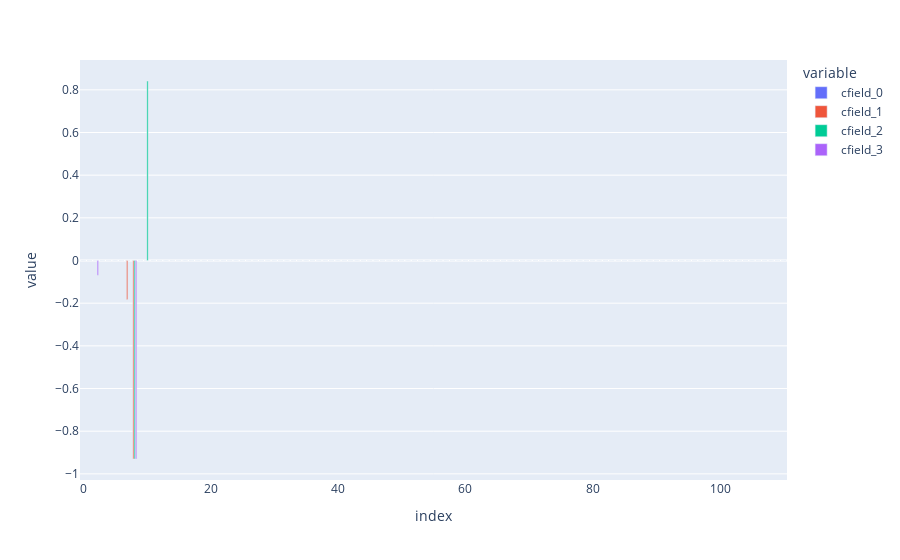

The notebook cell saved with this chart:
### Code cell
cfields = [np.real_if_close(g.coriginal - c_original) for g in gresults]
df = {f"cfield_{i}":e for i,e in enumerate(cfields[:4])}
px.bar(df,barmode="group")

### Figure 1 — Plotly figure (JSON) as saved in the notebook; plotly's stock layout.template omitted (floating-point values rounded to 4 significant figures)
{"data": [{"alignmentgroup": "True", "hovertemplate": "variable=cfield_0<br>index=%{x}<br>value=%{y}<extra></extra>", "legendgroup": "cfield_0", "marker": {"color": "#636efa", "pattern": {"shape": ""}}, "name": "cfield_0", "offsetgroup": "cfield_0", "orientation": "v", "showlegend": true, "textposition": "auto", "type": "bar", "x": [0, 1, 2, 3, 4, 5, 6, 7, 8, 9, 10, 11, 12, 13, 14, 15, 16, 17, 18, 19, 20, 21, 22, 23, 24, 25, 26, 27, 28, 29, 30, 31, 32, 33, 34, 35, 36, 37, 38, 39, 40, 41, 42, 43, 44, 45, 46, 47, 48, 49, 50, 51, 52, 53, 54, 55, 56, 57, 58, 59, 60, 61, 62, 63, 64, 65, 66, 67, 68, 69, 70, 71, 72, 73, 74, 75, 76, 77, 78, 79, 80, 81, 82, 83, 84, 85, 86, 87, 88, 89, 90, 91, 92, 93, 94, 95, 96, 97, 98, 99, 100, 101, 102, 103, 104, 105, 106, 107, 108, 109, 110], "xaxis": "x", "y": [0, 0, 0, 0, 0, 0, 0, 0, 0, 0, 0, 0, 0, 0, 0, 0, 0, 0, 0, 0, 0, 0, 0, 0, 0, 0, 0, 0, 0, 0, 0, 0, 0, 0, 0, 0, 0, 0, 0, 0, 0, 0, 0, 0, 0, 0, 0, 0, 0, 0, 0, 0, 0, 0, 0, 0, 0, 0, 0, 0, 0, 0, 0, 0, 0, 0, 0, 0, 0, 0, 0, 0, 0, 0, 0, 0, 0, 0, 0, 0, 0, 0, 0, 0, 0, 0, 0, 0, 0, 0, 0, 0, 0, 0, 0, 0, 0, 0, 0, 0, 0, 0, 0, 0, 0, 0, 0, 0, 0, 0, 0], "yaxis": "y"}, {"alignmentgroup": "True", "hovertemplate": "variable=cfield_1<br>index=%{x}<br>value=%{y}<extra></extra>", "legendgroup": "cfield_1", "marker": {"color": "#EF553B", "pattern": {"shape": ""}}, "name": "cfield_1", "offsetgroup": "cfield_1", "orientation": "v", "showlegend": true, "textposition": "auto", "type": "bar", "x": [0, 1, 2, 3, 4, 5, 6, 7, 8, 9, 10, 11, 12, 13, 14, 15, 16, 17, 18, 19, 20, 21, 22, 23, 24, 25, 26, 27, 28, 29, 30, 31, 32, 33, 34, 35, 36, 37, 38, 39, 40, 41, 42, 43, 44, 45, 46, 47, 48, 49, 50, 51, 52, 53, 54, 55, 56, 57, 58, 59, 60, 61, 62, 63, 64, 65, 66, 67, 68, 69, 70, 71, 72, 73, 74, 75, 76, 77, 78, 79, 80, 81, 82, 83, 84, 85, 86, 87, 88, 89, 90, 91, 92, 93, 94, 95, 96, 97, 98, 99, 100, 101, 102, 103, 104, 105, 106, 107, 108, 109, 110], "xaxis": "x", "y": [0, 0, 0, 0, 0, 0, 0, -0.1826, -0.9304, 0, 0, 0, 0, 0, 0, 0, 0, 0, 0, 0, 0, 0, 0, 0, 0, 0, 0, 0, 0, 0, 0, 0, 0, 0, 0, 0, 0, 0, 0, 0, 0, 0, 0, 0, 0, 0, 0, 0, 0, 0, 0, 0, 0, 0, 0, 0, 0, 0, 0, 0, 0, 0, 0, 0, 0, 0, 0, 0, 0, 0, 0, 0, 0, 0, 0, 0, 0, 0, 0, 0, 0, 0, 0, 0, 0, 0, 0, 0, 0, 0, 0, 0, 0, 0, 0, 0, 0, 0, 0, 0, 0, 0, 0, 0, 0, 0, 0, 0, 0, 0, 0], "yaxis": "y"}, {"alignmentgroup": "True", "hovertemplate": "variable=cfield_2<br>index=%{x}<br>value=%{y}<extra></extra>", "legendgroup": "cfield_2", "marker": {"color": "#00cc96", "pattern": {"shape": ""}}, "name": "cfield_2", "offsetgroup": "cfield_2", "orientation": "v", "showlegend": true, "textposition": "auto", "type": "bar", "x": [0, 1, 2, 3, 4, 5, 6, 7, 8, 9, 10, 11, 12, 13, 14, 15, 16, 17, 18, 19, 20, 21, 22, 23, 24, 25, 26, 27, 28, 29, 30, 31, 32, 33, 34, 35, 36, 37, 38, 39, 40, 41, 42, 43, 44, 45, 46, 47, 48, 49, 50, 51, 52, 53, 54, 55, 56, 57, 58, 59, 60, 61, 62, 63, 64, 65, 66, 67, 68, 69, 70, 71, 72, 73, 74, 75, 76, 77, 78, 79, 80, 81, 82, 83, 84, 85, 86, 87, 88, 89, 90, 91, 92, 93, 94, 95, 96, 97, 98, 99, 100, 101, 102, 103, 104, 105, 106, 107, 108, 109, 110], "xaxis": "x", "y": [0, 0, 0, 0, 0, 0, 0, 0, -0.9304, 0, 0.8414, 0, 0, 0, 0, 0, 0, 0, 0, 0, 0, 0, 0, 0, 0, 0, 0, 0, 0, 0, 0, 0, 0, 0, 0, 0, 0, 0, 0, 0, 0, 0, 0, 0, 0, 0, 0, 0, 0, 0, 0, 0, 0, 0, 0, 0, 0, 0, 0, 0, 0, 0, 0, 0, 0, 0, 0, 0, 0, 0, 0, 0, 0, 0, 0, 0, 0, 0, 0, 0, 0, 0, 0, 0, 0, 0, 0, 0, 0, 0, 0, 0, 0, 0, 0, 0, 0, 0, 0, 0, 0, 0, 0, 0, 0, 0, 0, 0, 0, 0, 0], "yaxis": "y"}, {"alignmentgroup": "True", "hovertemplate": "variable=cfield_3<br>index=%{x}<br>value=%{y}<extra></extra>", "legendgroup": "cfield_3", "marker": {"color": "#ab63fa", "pattern": {"shape": ""}}, "name": "cfield_3", "offsetgroup": "cfield_3", "orientation": "v", "showlegend": true, "textposition": "auto", "type": "bar", "x": [0, 1, 2, 3, 4, 5, 6, 7, 8, 9, 10, 11, 12, 13, 14, 15, 16, 17, 18, 19, 20, 21, 22, 23, 24, 25, 26, 27, 28, 29, 30, 31, 32, 33, 34, 35, 36, 37, 38, 39, 40, 41, 42, 43, 44, 45, 46, 47, 48, 49, 50, 51, 52, 53, 54, 55, 56, 57, 58, 59, 60, 61, 62, 63, 64, 65, 66, 67, 68, 69, 70, 71, 72, 73, 74, 75, 76, 77, 78, 79, 80, 81, 82, 83, 84, 85, 86, 87, 88, 89, 90, 91, 92, 93, 94, 95, 96, 97, 98, 99, 100, 101, 102, 103, 104, 105, 106, 107, 108, 109, 110], "xaxis": "x", "y": [0, 0, -0.06955, 0, 0, 0, 0, 0, -0.9304, 0, 0, 0, 0, 0, 0, 0, 0, 0, 0, 0, 0, 0, 0, 0, 0, 0, 0, 0, 0, 0, 0, 0, 0, 0, 0, 0, 0, 0, 0, 0, 0, 0, 0, 0, 0, 0, 0, 0, 0, 0, 0, 0, 0, 0, 0, 0, 0, 0, 0, 0, 0, 0, 0, 0, 0, 0, 0, 0, 0, 0, 0, 0, 0, 0, 0, 0, 0, 0, 0, 0, 0, 0, 0, 0, 0, 0, 0, 0, 0, 0, 0, 0, 0, 0, 0, 0, 0, 0, 0, 0, 0, 0, 0, 0, 0, 0, 0, 0, 0, 0, 0], "yaxis": "y"}], "layout": {"barmode": "group", "legend": {"title": {"text": "variable"}, "tracegroupgap": 0}, "margin": {"t": 60}, "xaxis": {"anchor": "y", "domain": [0, 1], "title": {"text": "index"}}, "yaxis": {"anchor": "x", "domain": [0, 1], "title": {"text": "value"}}}}
